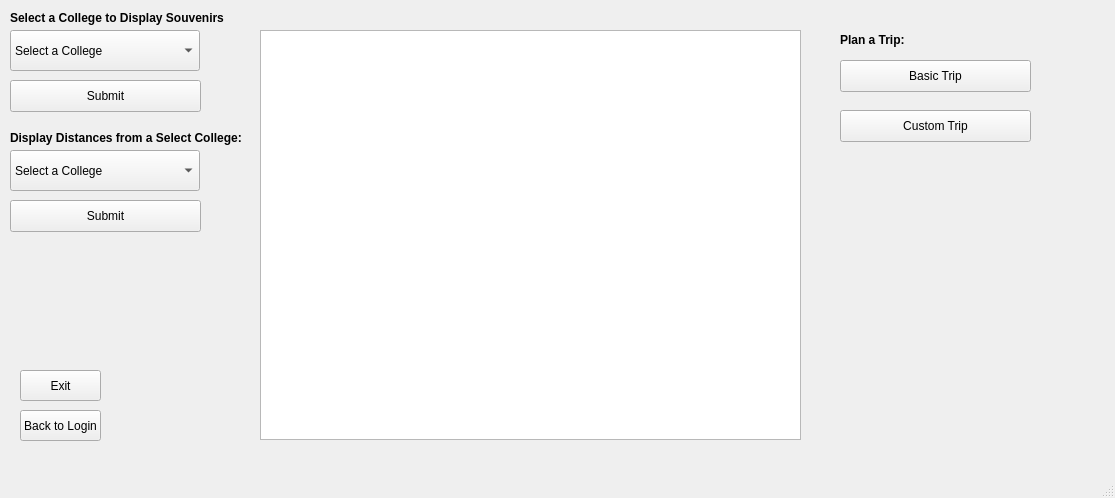
<?xml version="1.0" encoding="UTF-8"?>
<ui version="4.0">
 <class>MainWindow</class>
 <widget class="QMainWindow" name="MainWindow">
  <property name="geometry">
   <rect>
    <x>0</x>
    <y>0</y>
    <width>1115</width>
    <height>498</height>
   </rect>
  </property>
  <property name="windowTitle">
   <string>MainWindow</string>
  </property>
  <widget class="QWidget" name="centralwidget">
   <widget class="QComboBox" name="dropdownSouvenirPreview">
    <property name="geometry">
     <rect>
      <x>10</x>
      <y>30</y>
      <width>190</width>
      <height>41</height>
     </rect>
    </property>
    <property name="editable">
     <bool>false</bool>
    </property>
    <item>
     <property name="text">
      <string>Select a College</string>
     </property>
    </item>
   </widget>
   <widget class="QPushButton" name="buttonSouvenirPreview">
    <property name="geometry">
     <rect>
      <x>10</x>
      <y>80</y>
      <width>191</width>
      <height>32</height>
     </rect>
    </property>
    <property name="text">
     <string>Submit</string>
    </property>
   </widget>
   <widget class="QPushButton" name="buttonSouvenirCancel">
    <property name="geometry">
     <rect>
      <x>20</x>
      <y>370</y>
      <width>81</width>
      <height>31</height>
     </rect>
    </property>
    <property name="text">
     <string>Exit</string>
    </property>
   </widget>
   <widget class="QListView" name="distanceListView">
    <property name="geometry">
     <rect>
      <x>260</x>
      <y>30</y>
      <width>541</width>
      <height>410</height>
     </rect>
    </property>
   </widget>
   <widget class="QPushButton" name="buttonDistancesSubmit">
    <property name="geometry">
     <rect>
      <x>10</x>
      <y>200</y>
      <width>191</width>
      <height>32</height>
     </rect>
    </property>
    <property name="text">
     <string>Submit</string>
    </property>
   </widget>
   <widget class="QComboBox" name="dropdownDistances">
    <property name="geometry">
     <rect>
      <x>10</x>
      <y>150</y>
      <width>190</width>
      <height>41</height>
     </rect>
    </property>
    <property name="editable">
     <bool>false</bool>
    </property>
    <item>
     <property name="text">
      <string>Select a College</string>
     </property>
    </item>
   </widget>
   <widget class="QLabel" name="labelTrip">
    <property name="geometry">
     <rect>
      <x>840</x>
      <y>30</y>
      <width>91</width>
      <height>20</height>
     </rect>
    </property>
    <property name="font">
     <font>
      <bold>true</bold>
     </font>
    </property>
    <property name="text">
     <string>Plan a Trip:</string>
    </property>
   </widget>
   <widget class="QPushButton" name="buttonBasicTrip">
    <property name="geometry">
     <rect>
      <x>840</x>
      <y>60</y>
      <width>191</width>
      <height>32</height>
     </rect>
    </property>
    <property name="text">
     <string>Basic Trip</string>
    </property>
   </widget>
   <widget class="QPushButton" name="buttonCustomTrip">
    <property name="geometry">
     <rect>
      <x>840</x>
      <y>110</y>
      <width>191</width>
      <height>32</height>
     </rect>
    </property>
    <property name="text">
     <string>Custom Trip</string>
    </property>
   </widget>
   <widget class="QPushButton" name="pushButton">
    <property name="geometry">
     <rect>
      <x>20</x>
      <y>410</y>
      <width>81</width>
      <height>31</height>
     </rect>
    </property>
    <property name="text">
     <string>Back to Login</string>
    </property>
   </widget>
   <widget class="QLabel" name="labelSouvenirs">
    <property name="geometry">
     <rect>
      <x>10</x>
      <y>10</y>
      <width>231</width>
      <height>16</height>
     </rect>
    </property>
    <property name="font">
     <font>
      <bold>true</bold>
     </font>
    </property>
    <property name="text">
     <string>Select a College to Display Souvenirs</string>
    </property>
   </widget>
   <widget class="QLabel" name="labelDistances">
    <property name="geometry">
     <rect>
      <x>10</x>
      <y>130</y>
      <width>241</width>
      <height>16</height>
     </rect>
    </property>
    <property name="font">
     <font>
      <bold>true</bold>
     </font>
    </property>
    <property name="text">
     <string>Display Distances from a Select College:</string>
    </property>
   </widget>
  </widget>
  <widget class="QMenuBar" name="menubar">
   <property name="geometry">
    <rect>
     <x>0</x>
     <y>0</y>
     <width>1115</width>
     <height>21</height>
    </rect>
   </property>
  </widget>
  <widget class="QStatusBar" name="statusbar"/>
 </widget>
 <resources/>
 <connections>
  <connection>
   <sender>buttonSouvenirPreview</sender>
   <signal>clicked()</signal>
   <receiver>MainWindow</receiver>
   <slot>previewSouvenirButtonClick()</slot>
   <hints>
    <hint type="sourcelabel">
     <x>40</x>
     <y>132</y>
    </hint>
    <hint type="destinationlabel">
     <x>48</x>
     <y>147</y>
    </hint>
   </hints>
  </connection>
  <connection>
   <sender>buttonSouvenirCancel</sender>
   <signal>clicked()</signal>
   <receiver>MainWindow</receiver>
   <slot>cancelButtonClick()</slot>
   <hints>
    <hint type="sourcelabel">
     <x>172</x>
     <y>121</y>
    </hint>
    <hint type="destinationlabel">
     <x>241</x>
     <y>113</y>
    </hint>
   </hints>
  </connection>
 </connections>
 <slots>
  <slot>previewSouvenirButtonClick()</slot>
  <slot>cancelButtonClick()</slot>
 </slots>
</ui>
